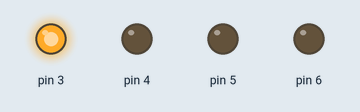
Simulated run of this sketch. Board: Arduino Uno, built with avr-gcc and run on an emulated ATmega328P. Shown: output pins drawn as LEDs (lit = HIGH).

Above: at 0.05 s.
At 0.65 s:
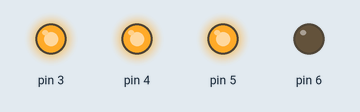
At 1.35 s:
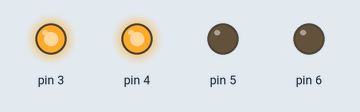
At 2.75 s:
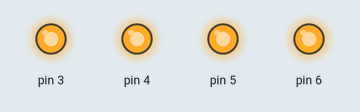
Timing chart, 0 to 3.0 s (numbered marks = the images above):
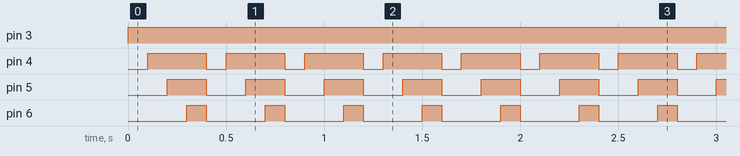

The sketch:

LED07.ino
```cpp
#include <Led.h>
//프로그래밍언어들은 파일명을 대소문자 구분할수있다 윈도우는 못함
Led leds[4] ={Led(3),Led(4),Led(5),Led(6)};
int out_no =0;
void setup() {
}
//꺼쪘다가 하나식 증가해서 다켜지게 하고 다시 다꺼지게
void loop() {
  for (int n=0;n<4;n++){
    leds[n].setValue(n<=out_no);
  }
  out_no=(++out_no)%4;
  delay(100);
}
```

Measured:
- by itself, pin 3: LOW → HIGH at 0.00 s
- by itself, pin 4: alternates HIGH for 0.30 s and LOW for 0.10 s
- by itself, pin 5: alternates HIGH for 0.20 s and LOW for 0.20 s
- by itself, pin 6: alternates HIGH for 0.10 s and LOW for 0.30 s
